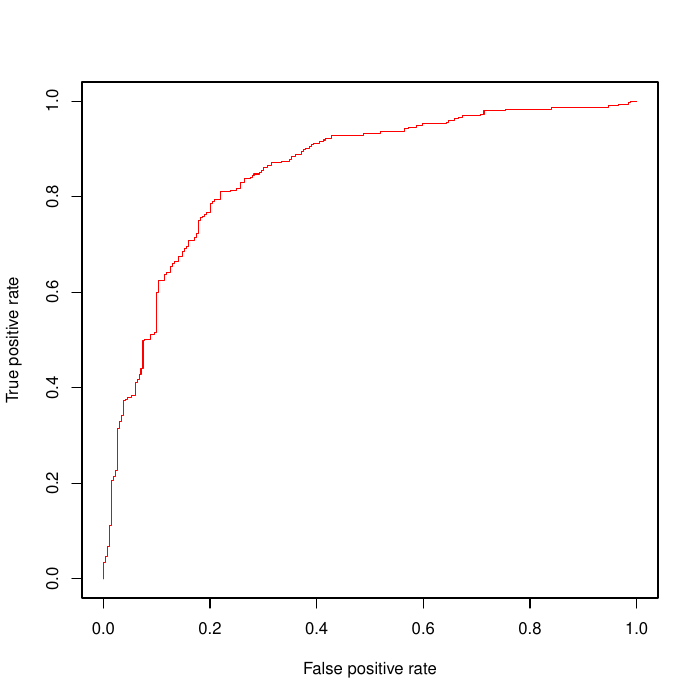

Source code (R):
library(ROCR)
	data=read.table("roc.example.in")
	pdf("roc.pdf")
	type=data[,1]
	pred <- prediction(data[,3], type)
	perf <- performance(pred, measure = "tpr", x.measure = "fpr") 
	plot(perf, col=2)
	dev.off()

